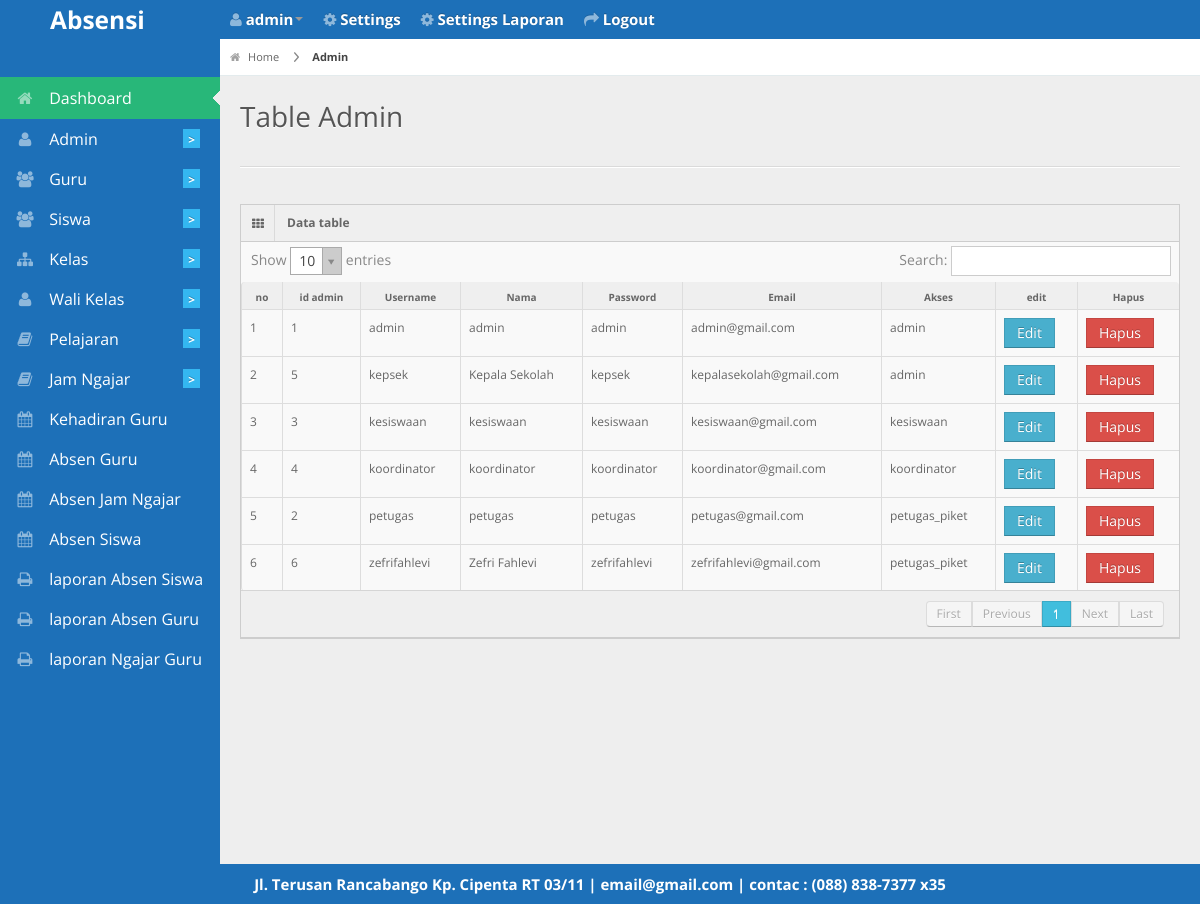
Page /admin/tableadmin.php (signed in) on the committed database.
### tables this page shows
CREATE TABLE `user` (
  `id_user` int(11) NOT NULL,
  `username` varchar(15) NOT NULL,
  `password` varchar(15) NOT NULL,
  `nama` varchar(30) NOT NULL,
  `email` varchar(50) NOT NULL,
  `akses` varchar(15) NOT NULL
);

CREATE TABLE `biodata` (
  `id_biodata` int(11) NOT NULL,
  `nama_sekolah` varchar(255) NOT NULL,
  `alamat` varchar(255) NOT NULL,
  `photo` varchar(255) NOT NULL,
  `email` varchar(255) NOT NULL,
  `telepon` varchar(20) NOT NULL,
  `kota` varchar(50) NOT NULL
);

### admin/tableadmin.php (the view, shortened to what this page needs)
<?php
 include '../db/koneksi.php';
 include '../layout/header.php'; ?>
<div id="content">
  <div id="content-header">
    <div id="breadcrumb"> <a href="http://localhost/absensi2/<?php echo $_SESSION['akses']; ?>/" title="Go to Home" class="tip-bottom"><i class="icon-home"></i> Home</a>
      <a href="http://localhost/absensi2/admin/admin" class="current">Admin</a> </div>
    <h1>Table Admin</h1>
  </div>
  <div class="container-fluid">
    <hr>
    <div class="row-fluid">
      <div class="span12">
        <div class="widget-box">
          <div class="widget-title"> <span class="icon"><i class="icon-th"></i></span>
            <h5>Data table</h5>
          </div>
          <div class="widget-content nopadding">
            <table class="table table-bordered data-table">
              <thead>
                <tr>
                  <th>no</th>
                  <th>id admin</th>
                  <th>Username</th>
                  <th>Nama</th>
                  <th>Password</th>
                  <th>Email</th>
                  <th>Akses</th>
                  <th>edit</th>
                  <th>Hapus</th>
              </tr>
              </thead>
              <tbody>
                <?php
                $query_tampil=mysqli_query($konek,"select * from user ORDER BY nama");
                $no=1; while ($data=mysqli_fetch_array($query_tampil)) {
                 ?>
                <tr class="gradeX">
                  <td><?php echo $no; ?></td>
                  <td><?php echo $data['id_user']; ?></td>
                  <td><?php echo $data['username']; ?></td>
                  <td><?php echo $data['nama']?></td>
                  <td><?php echo $data['password']; ?></td>
                  <td><?php echo $data['email']; ?></td>
                  <td><?php echo $data['akses']; ?></td>
                  <td><a href="http://localhost/absensi2/admin/admin/edit/<?PHP echo $data['id_user']?>"class="btn btn-info">Edit</a></td>
                  <td><a href="http://localhost/absensi2/admin/admin/hapus/<?PHP echo $data['id_user']?>"class="btn btn-danger">Hapus</a></td>
                </tr>
                <?php $no++; } ?>
              </tbody>
            </table>
          </div>
        </div>
      </div>
    </div>
  </div>
</div>
<?php include '../layout/footer.php'; ?>

### layout/header.php (shortened to what this page needs)
<?php $query_header=mysqli_query($konek,"SELECT * FROM biodata");
  $header_photo=mysqli_fetch_array($query_header);
 ?>
<!DOCTYPE html>
<html lang="en">
<head>
<?php $actual_link = 'http://'.$_SERVER['HTTP_HOST'].$_SERVER['PHP_SELF'];
  if ($actual_link=="http://localhost/absensi2/admin/index.php" or $actual_link=="http://localhost/absensi2/petugas_piket/index.php") {
?>
<link rel="stylesheet" href="http://localhost/absensi2/css/bootstrap.min.css" />
<link rel="stylesheet" href="http://localhost/absensi2/css/bootstrap-responsive.min.css" />
<link rel="stylesheet" href="http://localhost/absensi2/css/fullcalendar.css" />
<link rel="stylesheet" href="http://localhost/absensi2/css/matrix-style.css" />
<link rel="stylesheet" href="http://localhost/absensi2/css/matrix-media.css" />
<link href="http://localhost/absensi2/font-awesome/css/font-awesome.css" rel="stylesheet" />
<link href='http://fonts.googleapis.com/css?family=Open+Sans:400,700,800' rel='stylesheet' type='text/css'>
<?php }else{
  if ($actual_link=="http://localhost/absensi2/petugas_piket/tableguru.php" or $actual_link=="http://localhost/absensi2/petugas_piket/tablesiswa.php"
    or $actual_link=="http://localhost/absensi2/siswa/index.php"
  or $actual_link=="http://localhost/absensi2/petugas_piket/tablejamngajar.php") { ?>
    <link rel="stylesheet" href="http://localhost/absensi2/css/bootstrap2.min.css" />
  <?PHP }else{?>
  <link rel="stylesheet" href="http://localhost/absensi2/css/bootstrap.min.css" />
 <?PHP } ?>
  <link rel="stylesheet" href="http://localhost/absensi2/css/bootstrap-responsive.min.css" />
  <link rel="stylesheet" href="http://localhost/absensi2/css/uniform.css" />
  <link rel="stylesheet" href="http://localhost/absensi2/css/select2.css" />
  <link rel="stylesheet" href="http://localhost/absensi2/css/matrix-style.css" />
  <link rel="stylesheet" href="http://localhost/absensi2/css/matrix-media.css" />
<link rel="stylesheet" href="http://localhost/absensi2/css/colorpicker.css" />
<link rel="stylesheet" href="http://localhost/absensi2/css/datepicker.css" />
  <link href="http://localhost/absensi2/font-awesome/css/font-awesome.css" rel="stylesheet" />
<?PHP } ?>
</head>
<body>
<div id="header">
  <h3 style="margin-left:50px;">
    <a href="http://localhost/absensi2/<?PHP ECHO $_SESSION['akses']; ?>/"style="
    color: #fff;
">Absensi</a>
  </h3>
</div>
<div id="user-nav" class="navbar navbar-inverse">
  <ul class="nav">
    <li  class="dropdown" id="profile-messages" >
    <a title="" href="#" data-toggle="dropdown" data-target="#profile-messages" class="dropdown-toggle"style="
    color: #fff;
"><i class="icon icon-user"></i>
      <span class="text"><b> <?php echo $_SESSION['username']; ?></b></span><b class="caret"></b>
    </a>
    </li>
    <?php if ($_SESSION['akses']=='admin') {?>
    <li class=""><a title="Biodata Sekolah" href="http://localhost/absensi2/admin/setting"style="color: #fff;"><i class="icon icon-cog"></i> <span class="text"><b>Settings</b></span></a></li>
    <li class=""><a title="Biodata Sekolah" href="http://localhost/absensi2/admin/settinglaporan"style="color: #fff;"><i class="icon icon-cog"></i> <span class="text"><b>Settings Laporan</b></span></a></li>
    <?php } ?>
    <li class=""><a title="" href="http://localhost/absensi2/logout.php?id=<?PHP echo $_SESSION['id_user']; ?>"style="
    color: #fff;
"><i class="icon icon-share-alt"></i> <span class="text"><b>Logout</b></span></a></li>
  </ul>
</div>
<div id="sidebar"><a href="#" class="visible-phone"><i class="icon icon-home"></i> Dashboard</a>
  <ul>
    <li class="active"><a href="http://localhost/absensi2/<?PHP echo $_SESSION['akses']; ?>/">
    <i class="icon icon-home"></i> <span>Dashboard</span></a> </li>
    <?php if ($_SESSION['akses']=='admin') {?>
    <li class="submenu"> <a href="#"><i class="icon-user"></i> <span>Admin</span><span class="label label-important">></span></a>
    </li>
    <li class="submenu"> <a href="#"><i class="icon-group"></i> <span>Guru</span> <span class="label label-important">></span></a>
    </li>
    <li class="submenu"> <a href="#"><i class="icon-group"></i> <span>Siswa</span> <span class="label label-important">></span></a>
    </li>
    <li class="submenu"> <a href="#"><i class="icon-sitemap"></i> <span>Kelas</span> <span class="label label-important">></span></a>
    </li>
    <li class="submenu"> <a href="#"><i class="icon-user"></i> <span>Wali Kelas</span> <span class="label label-important">></span></a>
    </li>
    <li class="submenu"> <a href="#"><i class="icon-book"></i> <span>Pelajaran</span> <span class="label label-important">></span></a>
    </li>
    <li class="submenu"> <a href="#"><i class="icon-book"></i> <span>Jam Ngajar</span> <span class="label label-important">></span></a>
    </li>
     <li> <a href="http://localhost/absensi2/petugas_piket/hadir"><i class="icon-calendar"></i> <span>Kehadiran Guru</span> </a></li>
    <li> <a href="http://localhost/absensi2/petugas_piket/guru"><i class="icon-calendar"></i> <span>Absen Guru</span> </a></li>
    <li> <a href="http://localhost/absensi2/petugas_piket/jamngajar"><i class="icon-calendar"></i> <span>Absen Jam Ngajar</span> </a></li>
    <li> <a href="http://localhost/absensi2/petugas_piket/siswa"><i class="icon-calendar"></i> <span>Absen Siswa</span> </a></li>
    <li> <a href="http://localhost/absensi2/kesiswaan/laporan"><i class="icon-print"></i> <span>laporan Absen Siswa</span> </a></li>
    <li> <a href="http://localhost/absensi2/koordinator/laporanabsen"><i class="icon-print"></i> <span>laporan Absen Guru</span> </a></li>
    <li> <a href="http://localhost/absensi2/koordinator/laporanngajar"><i class="icon-print"></i> <span>laporan Ngajar Guru</span> </a></li>
    <?PHP }else if($_SESSION['akses']=='petugas_piket'){?>
      <li> <a href="http://localhost/absensi2/petugas_piket/guru"><i class="icon-calendar"></i> <span>Guru</span> </a></li>
      <li> <a href="http://localhost/absensi2/petugas_piket/jamngajar"><i class="icon-calendar"></i> <span>Jam Ngajar</span> </a></li>
      <li> <a href="http://localhost/absensi2/petugas_piket/siswa"><i class="icon-calendar"></i> <span>Siswa</span> </a></li>
    <?PHP }else if($_SESSION['akses']=='kesiswaan'){ ?>
      <li> <a href="http://localhost/absensi2/kesiswaan/laporan"><i class="icon-print"></i> <span>laporan</span> </a></li>
    <?php }else if($_SESSION['akses']=='koordinator'){ ?>
      <li> <a href="http://localhost/absensi2/koordinator/laporanabsen"><i class="icon-print"></i> <span>laporan Absen</span> </a></li>
      <li> <a href="http://localhost/absensi2/koordinator/laporanngajar"><i class="icon-print"></i> <span>laporan Ngajar</span> </a></li>
    <?php }else if($_SESSION['akses']=='wali_kelas'){ ?>
      <li> <a href="http://localhost/absensi2/wali_kelas/laporan"><i class="icon-print"></i> <span>laporan</span> </a></li>
    <?php } ?>
  </ul>
</div>

### layout/footer.php (shortened to what this page needs)
<div class="row-fluid">
  <div id="footer" class="span12"style="
    color: #fff;
    font-weight: bold;
    font-size: 15px;
">
     <?php echo "$header_photo[alamat] | $header_photo[email] | contac : $header_photo[telepon]"; ?> </div>
</div>
</body>
</html>

### css/matrix-media.css (style rules this page uses)
body { background: #1d70b8; }
#header { background-color: #1d70b8; margin-top:10px; }
#sidebar > ul > li.active { background-color: #28b779; border-bottom: 1px solid #28b779; border-top: 1px solid #28b779; }
#sidebar > ul > li.active a { color:#fff; text-decoration:none; }
#sidebar > ul > li > a > .label { background-color:#34B7F1; }

### rows in the picture
user: id_user "1", username "admin", nama "admin", password "admin", email "admin@gmail.com", akses "admin"
user: id_user "5", username "kepsek", nama "Kepala Sekolah", password "kepsek", email "kepalasekolah@gmail.com", akses "admin"
user: id_user "3", username "kesiswaan", nama "kesiswaan", password "kesiswaan", email "kesiswaan@gmail.com", akses "kesiswaan"
user: id_user "4", username "koordinator", nama "koordinator", password "koordinator", email "koordinator@gmail.com", akses "koordinator"
user: id_user "2", username "petugas", nama "petugas", password "petugas", email "petugas@gmail.com", akses "petugas_piket"
user: id_user "6", username "zefrifahlevi", nama "Zefri Fahlevi", password "zefrifahlevi", email "zefrifahlevi@gmail.com", akses "petugas_piket"
biodata: alamat "Jl. Terusan Rancabango Kp. Cipenta RT 03/11", email "email@gmail.com", telepon "(088) 838-7377 x35"

### other values in the picture
$_SESSION['username'] "admin"
